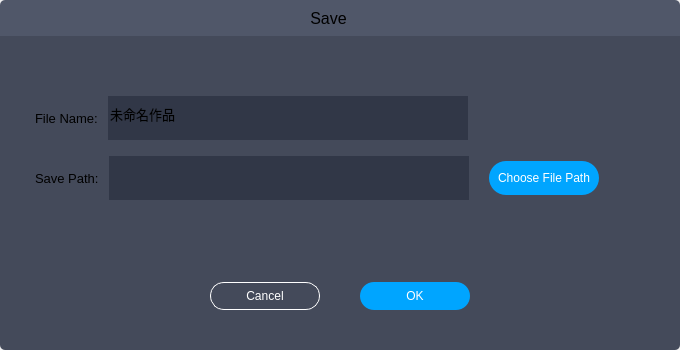
<?xml version="1.0" encoding="UTF-8"?>
<ui version="4.0">
 <class>SaveFileDialog</class>
 <widget class="QDialog" name="SaveFileDialog">
  <property name="geometry">
   <rect>
    <x>0</x>
    <y>0</y>
    <width>680</width>
    <height>350</height>
   </rect>
  </property>
  <property name="sizePolicy">
   <sizepolicy hsizetype="Minimum" vsizetype="Minimum">
    <horstretch>0</horstretch>
    <verstretch>0</verstretch>
   </sizepolicy>
  </property>
  <property name="minimumSize">
   <size>
    <width>680</width>
    <height>350</height>
   </size>
  </property>
  <property name="maximumSize">
   <size>
    <width>680</width>
    <height>350</height>
   </size>
  </property>
  <property name="windowTitle">
   <string>Dialog</string>
  </property>
  <layout class="QVBoxLayout" name="verticalLayout">
   <property name="spacing">
    <number>0</number>
   </property>
   <property name="leftMargin">
    <number>0</number>
   </property>
   <property name="topMargin">
    <number>0</number>
   </property>
   <property name="rightMargin">
    <number>0</number>
   </property>
   <property name="bottomMargin">
    <number>0</number>
   </property>
   <item>
    <widget class="QWidget" name="titleWidget" native="true">
     <property name="minimumSize">
      <size>
       <width>0</width>
       <height>36</height>
      </size>
     </property>
     <property name="maximumSize">
      <size>
       <width>16777215</width>
       <height>36</height>
      </size>
     </property>
     <property name="styleSheet">
      <string notr="true">background-color:#505769;
border-top-left-radius:5px;
border-top-right-radius:5px</string>
     </property>
     <layout class="QHBoxLayout" name="horizontalLayout">
      <item>
       <spacer name="horizontalSpacer">
        <property name="orientation">
         <enum>Qt::Horizontal</enum>
        </property>
        <property name="sizeType">
         <enum>QSizePolicy::MinimumExpanding</enum>
        </property>
        <property name="sizeHint" stdset="0">
         <size>
          <width>274</width>
          <height>15</height>
         </size>
        </property>
       </spacer>
      </item>
      <item>
       <widget class="QLabel" name="titleLabel">
        <property name="font">
         <font>
          <pointsize>12</pointsize>
         </font>
        </property>
        <property name="text">
         <string>Save</string>
        </property>
        <property name="alignment">
         <set>Qt::AlignCenter</set>
        </property>
       </widget>
      </item>
      <item>
       <spacer name="horizontalSpacer_2">
        <property name="orientation">
         <enum>Qt::Horizontal</enum>
        </property>
        <property name="sizeHint" stdset="0">
         <size>
          <width>250</width>
          <height>15</height>
         </size>
        </property>
       </spacer>
      </item>
      <item>
       <widget class="QPushButton" name="closeBtn">
        <property name="minimumSize">
         <size>
          <width>18</width>
          <height>18</height>
         </size>
        </property>
        <property name="maximumSize">
         <size>
          <width>18</width>
          <height>18</height>
         </size>
        </property>
        <property name="text">
         <string/>
        </property>
        <property name="autoDefault">
         <bool>false</bool>
        </property>
       </widget>
      </item>
     </layout>
    </widget>
   </item>
   <item>
    <widget class="QWidget" name="widget" native="true">
     <property name="styleSheet">
      <string notr="true">QWidget#widget{background-color:#444A5A;
border-bottom-left-radius:5px;
border-bottom-right-radius:5px;}</string>
     </property>
     <layout class="QVBoxLayout" name="verticalLayout_2">
      <property name="spacing">
       <number>0</number>
      </property>
      <property name="leftMargin">
       <number>0</number>
      </property>
      <property name="topMargin">
       <number>0</number>
      </property>
      <property name="rightMargin">
       <number>0</number>
      </property>
      <property name="bottomMargin">
       <number>0</number>
      </property>
      <item>
       <spacer name="verticalSpacer">
        <property name="orientation">
         <enum>Qt::Vertical</enum>
        </property>
        <property name="sizeType">
         <enum>QSizePolicy::Maximum</enum>
        </property>
        <property name="sizeHint" stdset="0">
         <size>
          <width>20</width>
          <height>60</height>
         </size>
        </property>
       </spacer>
      </item>
      <item>
       <layout class="QHBoxLayout" name="horizontalLayout_2">
        <property name="spacing">
         <number>0</number>
        </property>
        <item>
         <spacer name="horizontalSpacer_3">
          <property name="orientation">
           <enum>Qt::Horizontal</enum>
          </property>
          <property name="sizeType">
           <enum>QSizePolicy::Maximum</enum>
          </property>
          <property name="sizeHint" stdset="0">
           <size>
            <width>35</width>
            <height>20</height>
           </size>
          </property>
         </spacer>
        </item>
        <item>
         <widget class="QLabel" name="label">
          <property name="styleSheet">
           <string notr="true">font: 10pt;</string>
          </property>
          <property name="text">
           <string>File Name:</string>
          </property>
         </widget>
        </item>
        <item>
         <spacer name="horizontalSpacer_11">
          <property name="orientation">
           <enum>Qt::Horizontal</enum>
          </property>
          <property name="sizeType">
           <enum>QSizePolicy::Maximum</enum>
          </property>
          <property name="sizeHint" stdset="0">
           <size>
            <width>10</width>
            <height>20</height>
           </size>
          </property>
         </spacer>
        </item>
        <item>
         <widget class="QLineEdit" name="fileNameEdit">
          <property name="sizePolicy">
           <sizepolicy hsizetype="Minimum" vsizetype="Minimum">
            <horstretch>0</horstretch>
            <verstretch>0</verstretch>
           </sizepolicy>
          </property>
          <property name="minimumSize">
           <size>
            <width>360</width>
            <height>44</height>
           </size>
          </property>
          <property name="maximumSize">
           <size>
            <width>360</width>
            <height>44</height>
           </size>
          </property>
          <property name="styleSheet">
           <string notr="true">background-color: #313747;
font: 10pt;
border:none;</string>
          </property>
          <property name="text">
           <string>未命名作品</string>
          </property>
         </widget>
        </item>
        <item>
         <spacer name="horizontalSpacer_4">
          <property name="orientation">
           <enum>Qt::Horizontal</enum>
          </property>
          <property name="sizeHint" stdset="0">
           <size>
            <width>109</width>
            <height>20</height>
           </size>
          </property>
         </spacer>
        </item>
       </layout>
      </item>
      <item>
       <spacer name="verticalSpacer_2">
        <property name="orientation">
         <enum>Qt::Vertical</enum>
        </property>
        <property name="sizeType">
         <enum>QSizePolicy::Maximum</enum>
        </property>
        <property name="sizeHint" stdset="0">
         <size>
          <width>20</width>
          <height>16</height>
         </size>
        </property>
       </spacer>
      </item>
      <item>
       <layout class="QHBoxLayout" name="horizontalLayout_3">
        <property name="spacing">
         <number>0</number>
        </property>
        <item>
         <spacer name="horizontalSpacer_5">
          <property name="orientation">
           <enum>Qt::Horizontal</enum>
          </property>
          <property name="sizeType">
           <enum>QSizePolicy::Maximum</enum>
          </property>
          <property name="sizeHint" stdset="0">
           <size>
            <width>35</width>
            <height>20</height>
           </size>
          </property>
         </spacer>
        </item>
        <item>
         <widget class="QLabel" name="savePathLabel">
          <property name="styleSheet">
           <string notr="true">font:10pt;</string>
          </property>
          <property name="text">
           <string>Save Path:</string>
          </property>
         </widget>
        </item>
        <item>
         <spacer name="horizontalSpacer_12">
          <property name="orientation">
           <enum>Qt::Horizontal</enum>
          </property>
          <property name="sizeType">
           <enum>QSizePolicy::Maximum</enum>
          </property>
          <property name="sizeHint" stdset="0">
           <size>
            <width>10</width>
            <height>20</height>
           </size>
          </property>
         </spacer>
        </item>
        <item>
         <widget class="QLineEdit" name="filePathEdit">
          <property name="sizePolicy">
           <sizepolicy hsizetype="Minimum" vsizetype="Minimum">
            <horstretch>0</horstretch>
            <verstretch>0</verstretch>
           </sizepolicy>
          </property>
          <property name="minimumSize">
           <size>
            <width>360</width>
            <height>44</height>
           </size>
          </property>
          <property name="maximumSize">
           <size>
            <width>360</width>
            <height>44</height>
           </size>
          </property>
          <property name="styleSheet">
           <string notr="true">background-color: #313747;
font: 10pt;
border:none;</string>
          </property>
          <property name="text">
           <string/>
          </property>
         </widget>
        </item>
        <item>
         <spacer name="horizontalSpacer_6">
          <property name="orientation">
           <enum>Qt::Horizontal</enum>
          </property>
          <property name="sizeType">
           <enum>QSizePolicy::Maximum</enum>
          </property>
          <property name="sizeHint" stdset="0">
           <size>
            <width>20</width>
            <height>20</height>
           </size>
          </property>
         </spacer>
        </item>
        <item>
         <widget class="QPushButton" name="choosePathBtn">
          <property name="sizePolicy">
           <sizepolicy hsizetype="Minimum" vsizetype="Minimum">
            <horstretch>0</horstretch>
            <verstretch>0</verstretch>
           </sizepolicy>
          </property>
          <property name="minimumSize">
           <size>
            <width>110</width>
            <height>34</height>
           </size>
          </property>
          <property name="maximumSize">
           <size>
            <width>110</width>
            <height>34</height>
           </size>
          </property>
          <property name="styleSheet">
           <string notr="true">QPushButton{
border:none;
width:110px;
color: rgb(255, 255, 255);
height:34px;
border-radius:17px 17px 17px 17px;
background-color: rgb(0, 165, 255);
}
QPushButton:hover{
background-color: rgb(85, 255, 255);
}

QPushButton:pressed{
background-color: rgb(144, 144, 144);
}</string>
          </property>
          <property name="text">
           <string>Choose File Path</string>
          </property>
          <property name="autoDefault">
           <bool>false</bool>
          </property>
         </widget>
        </item>
        <item>
         <spacer name="horizontalSpacer_10">
          <property name="orientation">
           <enum>Qt::Horizontal</enum>
          </property>
          <property name="sizeHint" stdset="0">
           <size>
            <width>40</width>
            <height>20</height>
           </size>
          </property>
         </spacer>
        </item>
       </layout>
      </item>
      <item>
       <spacer name="verticalSpacer_3">
        <property name="orientation">
         <enum>Qt::Vertical</enum>
        </property>
        <property name="sizeType">
         <enum>QSizePolicy::Maximum</enum>
        </property>
        <property name="sizeHint" stdset="0">
         <size>
          <width>20</width>
          <height>82</height>
         </size>
        </property>
       </spacer>
      </item>
      <item>
       <layout class="QHBoxLayout" name="horizontalLayout_4">
        <property name="spacing">
         <number>0</number>
        </property>
        <item>
         <spacer name="horizontalSpacer_7">
          <property name="orientation">
           <enum>Qt::Horizontal</enum>
          </property>
          <property name="sizeHint" stdset="0">
           <size>
            <width>88</width>
            <height>20</height>
           </size>
          </property>
         </spacer>
        </item>
        <item>
         <widget class="QPushButton" name="cancelBtn">
          <property name="sizePolicy">
           <sizepolicy hsizetype="Minimum" vsizetype="Minimum">
            <horstretch>0</horstretch>
            <verstretch>0</verstretch>
           </sizepolicy>
          </property>
          <property name="minimumSize">
           <size>
            <width>110</width>
            <height>28</height>
           </size>
          </property>
          <property name="maximumSize">
           <size>
            <width>110</width>
            <height>28</height>
           </size>
          </property>
          <property name="styleSheet">
           <string notr="true">QPushButton{
border: 1px solid #FFFFFF;
width:110px;
color: rgb(255, 255, 255);
height:28px;
border-radius:14px 14px 14px 14px;
background-color:#444A5A;
}
QPushButton:hover{
background-color: rgb(85, 255, 255);
}

QPushButton:pressed{
background-color: rgb(144, 144, 144);
}</string>
          </property>
          <property name="text">
           <string>Cancel</string>
          </property>
          <property name="autoDefault">
           <bool>false</bool>
          </property>
         </widget>
        </item>
        <item>
         <spacer name="horizontalSpacer_9">
          <property name="orientation">
           <enum>Qt::Horizontal</enum>
          </property>
          <property name="sizeType">
           <enum>QSizePolicy::Maximum</enum>
          </property>
          <property name="sizeHint" stdset="0">
           <size>
            <width>40</width>
            <height>20</height>
           </size>
          </property>
         </spacer>
        </item>
        <item>
         <widget class="QPushButton" name="okBtn">
          <property name="sizePolicy">
           <sizepolicy hsizetype="Minimum" vsizetype="Minimum">
            <horstretch>0</horstretch>
            <verstretch>0</verstretch>
           </sizepolicy>
          </property>
          <property name="minimumSize">
           <size>
            <width>110</width>
            <height>28</height>
           </size>
          </property>
          <property name="maximumSize">
           <size>
            <width>110</width>
            <height>28</height>
           </size>
          </property>
          <property name="styleSheet">
           <string notr="true">QPushButton{
width:110px;
color: rgb(255, 255, 255);
height:28px;
border-radius:14px 14px 14px 14px;
background-color:#00A5FF;
}
QPushButton:disabled{
background-color: #313745;
}
</string>
          </property>
          <property name="text">
           <string>OK</string>
          </property>
         </widget>
        </item>
        <item>
         <spacer name="horizontalSpacer_8">
          <property name="orientation">
           <enum>Qt::Horizontal</enum>
          </property>
          <property name="sizeHint" stdset="0">
           <size>
            <width>118</width>
            <height>20</height>
           </size>
          </property>
         </spacer>
        </item>
       </layout>
      </item>
      <item>
       <spacer name="verticalSpacer_4">
        <property name="orientation">
         <enum>Qt::Vertical</enum>
        </property>
        <property name="sizeHint" stdset="0">
         <size>
          <width>20</width>
          <height>22</height>
         </size>
        </property>
       </spacer>
      </item>
     </layout>
    </widget>
   </item>
  </layout>
 </widget>
 <resources/>
 <connections/>
</ui>
